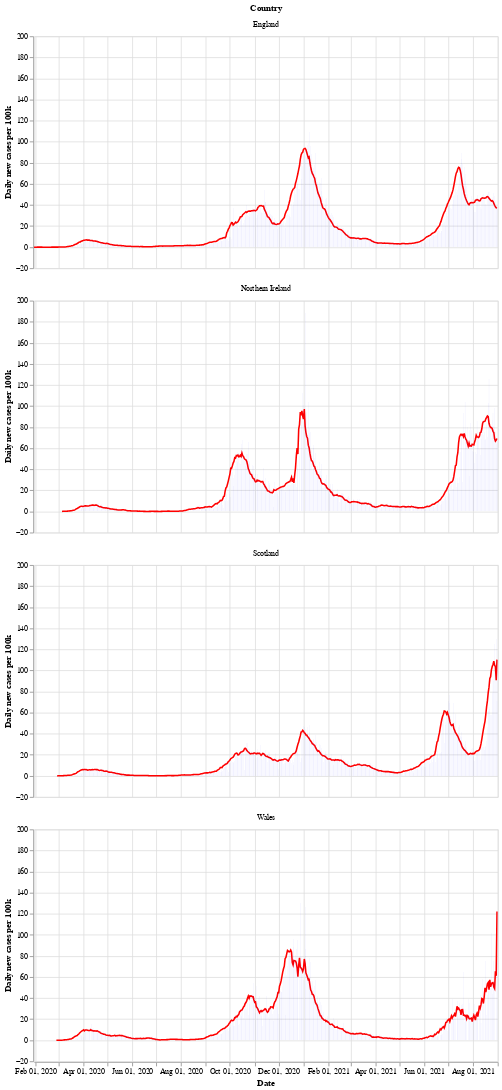

The code cell stored with this chart in its notebook:
### Markdown cell above
Next is a bar chart of the number of new cases in each country (per 100k population), with the 7 day moving average of cases. Again we see that Wales saw a longer period of raising and falling cases compared to the other countries.

After a period of cases falling, each nation is now seeing a rise in the number of cases - especially in Wales.

### Code cell
# collapse
bars = alt.Chart(uk_cases).mark_bar().encode(
    x=alt.X("yearmonthdate(date):T", axis=alt.Axis(title='Date')),
    y=alt.Y("newCasesRate:Q", axis=alt.Axis(title='Daily new cases per 100k')),
    tooltip='newCasesRate',
    color=alt.condition(
        alt.datum.dailyChange > 0,
        alt.value("orange"),  # The positive color
        alt.value("blue")  # The negative color
    )
).properties(title='New cases per 100k population with rolling 7 day average', width=600).interactive()
line = alt.Chart(uk_cases).mark_line(
    color='red',
    size=2,
).transform_window(
    rolling_mean='mean(newCasesRate)',
    frame=[0, 7],
    groupby=['areaName']
).encode(
    x='yearmonthdate(date):T',
    y='rolling_mean:Q'
)
alt.layer(line, bars, data=uk_cases).facet(alt.Row('areaName', title='Country'), columns=1)

### Figure 1 — Vega-Lite specification as saved in the notebook (floating-point values rounded to 4 significant figures; data arrays with more than 128 entries replaced by an {"elided": "..."} marker saying what was removed)
{"config": {"view": {"continuousWidth": 400, "continuousHeight": 300}}, "data": {"name": "data-1d62effb018f3c79a1164c64ae790a0a"}, "facet": {"type": "nominal", "field": "areaName", "title": "Country"}, "spec": {"layer": [{"mark": {"type": "line", "color": "red", "size": 2}, "encoding": {"x": {"type": "temporal", "field": "date", "timeUnit": "yearmonthdate"}, "y": {"type": "quantitative", "field": "rolling_mean"}}, "transform": [{"window": [{"op": "mean", "field": "newCasesRate", "as": "rolling_mean"}], "frame": [0, 7], "groupby": ["areaName"]}]}, {"mark": "bar", "encoding": {"color": {"condition": {"value": "orange", "test": "(datum.dailyChange > 0)"}, "value": "blue"}, "tooltip": {"type": "quantitative", "field": "newCasesRate"}, "x": {"type": "temporal", "axis": {"title": "Date"}, "field": "date", "timeUnit": "yearmonthdate"}, "y": {"type": "quantitative", "axis": {"title": "Daily new cases per 100k"}, "field": "newCasesRate"}}, "selection": {"selector002": {"type": "interval", "bind": "scales", "encodings": ["x", "y"]}}, "title": "New cases per 100k population with rolling 7 day average", "width": 600}]}, "columns": 1, "$schema": "https://vega.github.io/schema/vega-lite/v4.8.1.json", "datasets": {"data-1d62effb018f3c79a1164c64ae790a0a": {"elided": "2228 records"}}}
